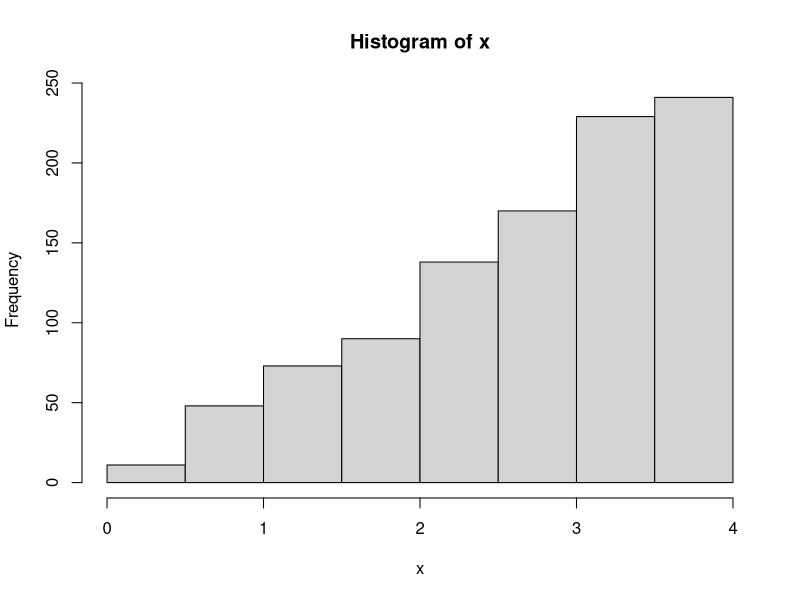
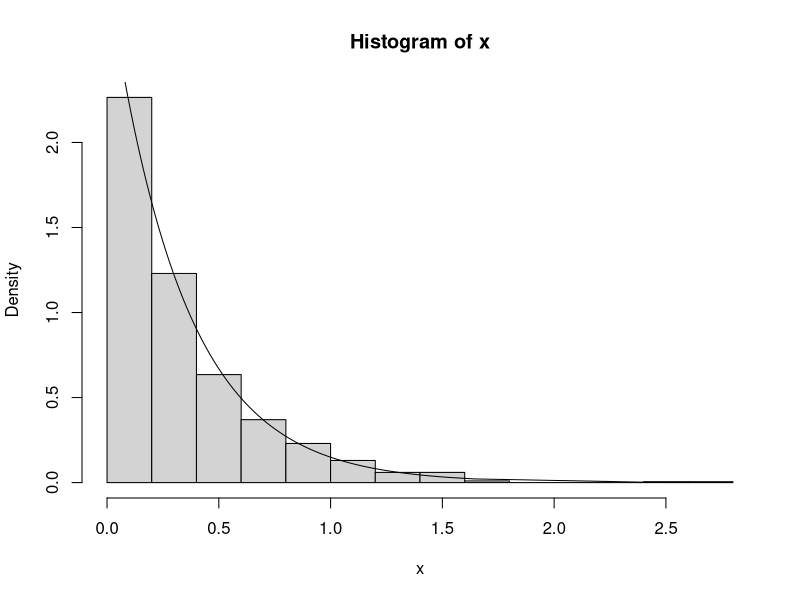
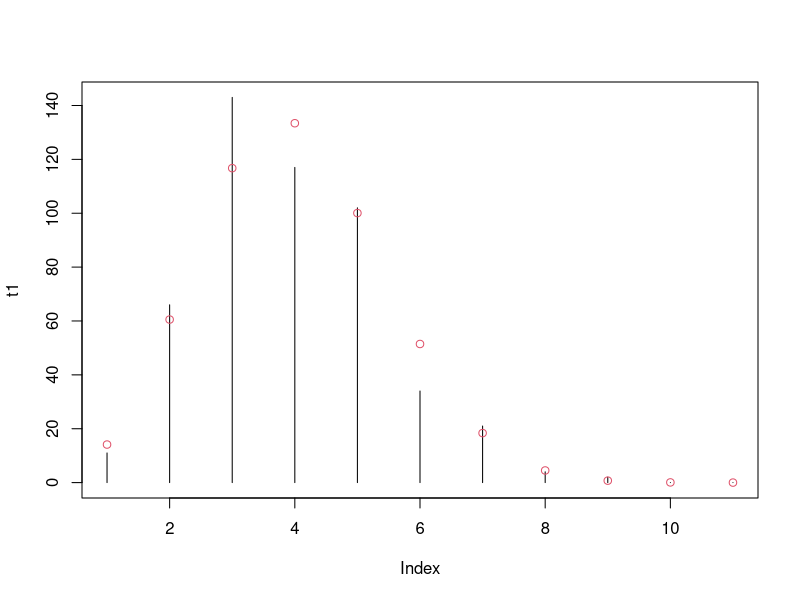
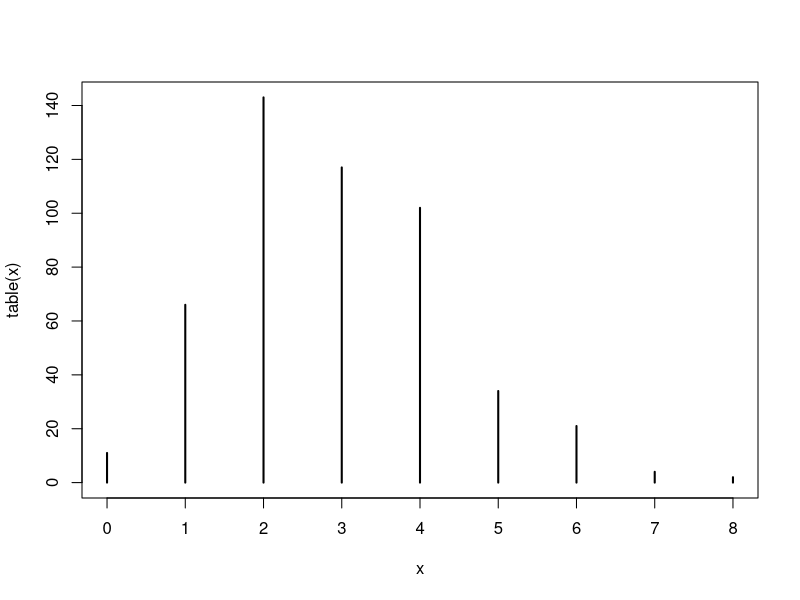

Reproduce these figures in R, in order.
## Transformação integral de probabilidade
### Exercício 1: 

n = 1000
u = runif(n)
x = 4*sqrt(u)


F=function(x){  ### OK pois todos os valores estão entre 0 e 4.
  y=x^2/16
}

ks.test(x,F)
hist(x)

### Exercício 2: 

n = 1000
u = runif(n)
la = 3
x = -log(u)/la #u tem distribuicao Uniforme e 1-u tambem, por isso esse e o do caderno dao certo
ks.test(x,"pexp",rate=la)
hist(x, probability = T)
lines(sort(x),dexp(sort(x),rate=la))



### Exercicio 3

p.bin = function(x,n,p){
  choose(n,x)*(p^x)*(1-p)^(n-x)
} 
###
n = 10
p = 0.3
x = 0:n
fmp.bin = p.bin(x,n,p)
probs = cumsum(fmp.bin)
ns = 10000
y = rep(0,ns)
for(i in 1:ns){
  u = runif(1)  
  pos = sum(u > probs) + 1
  y[i] = x[pos]
}



### Exercício 4

p.pois = function(x,la){
  fmp = (exp(-la)*la^x)/factorial(x)
  fmp
}

limsup = 0.999985
cc = 0
z = 0 
la = 3
probs.aux = NULL

while(cc <= limsup){
  probs.aux = c(probs.aux,p.pois(z,la))
  cc = sum(probs.aux)
  z = z+1
}

probs.cum = cumsum(probs.aux)
probs.poisson = probs.cum[probs.cum <= limsup]  


### Opção 1:
gna.disc2 = function(x,prob.fmp,n){
  y = rep(0,n)
  probs = cumsum(prob.fmp)
  
  for(i in 1:n){
    u = runif(1)  
    pos = min(c(sum(u > probs) + 1), length(x))  
    y[i] = x[pos]
  }
  y
}


### Opção 2:
gna.disc3 = function(x,prob.fmp,n){
  y = rep(0,n)
  probs = cumsum(prob.fmp)
  i = 0
  while(i < n){
    u = runif(1)  
    pos = sum(u > probs) + 1
    if(pos <= length(x)){
      i = i+1
      y[i] = x[pos]
    }
  }
  y
}

## Comparando as opções

z = 0:length(probs.poisson)
ns = 1000
la = 3

set.seed(10)
x1 = gna.disc2(z,p.pois(z,la),ns)
set.seed(10)
x2 = gna.disc3(z,p.pois(z,la),ns)
set.seed(10)
x3 = rpois(ns,la)

sum(x1 == x3)
sum(x2 == x3)



#######################  Distribuição Biomial e teste de aderencia

n = 10
v.assumidos = 0:n
p = 0.3

probs.bin = dbinom(v.assumidos,size=n,prob = p)

# para ns=500 esperamos a seguinte frequencia
ns = 500
probs.bin*ns


## Função que faz a contagem
conta = function(v.assum,x){
  z = v.assum
  nz = length(z)
  res = rep(0,nz)
  names(res) = paste(z)
  for(i in 1:nz){
    res[i] = sum(x==z[i])  
  }
  return(res)
}


## Comparando com esperado e table
v.assum = 0:10
n = 10
p = 0.3
ns = 500
fmp.bin = p.bin(x,n,p)
x = gna.disc3(v.assum,fmp.bin,ns)

t1 = conta(v.assum,x); t1
t2 = table(x); t2

plot(t1,type="h")
points(fmp.bin*ns,col=2)

plot(table(x))


# Definindo funcao que faz teste
aderencia = function(freq.obs,freq.esp){
  k = length(freq.obs)
  est.teste = sum(((freq.obs-freq.esp)^2)/freq.esp)
  valor.p = pchisq(q=est.teste,df=(k-1),lower.tail=F)
  list("Estatistica.teste"= est.teste,"valor.p"=valor.p)
}


# faz teste p rbinom
set.seed(1234)
ns = 300
n = 10
p = 0.3
x.ver = 0:n
x.a = rbinom(ns,n,p)

freq.e = p.bin(x.ver,n,p)*ns
freq.o = conta(x.ver,x.a)

aderencia(freq.o,freq.e)
